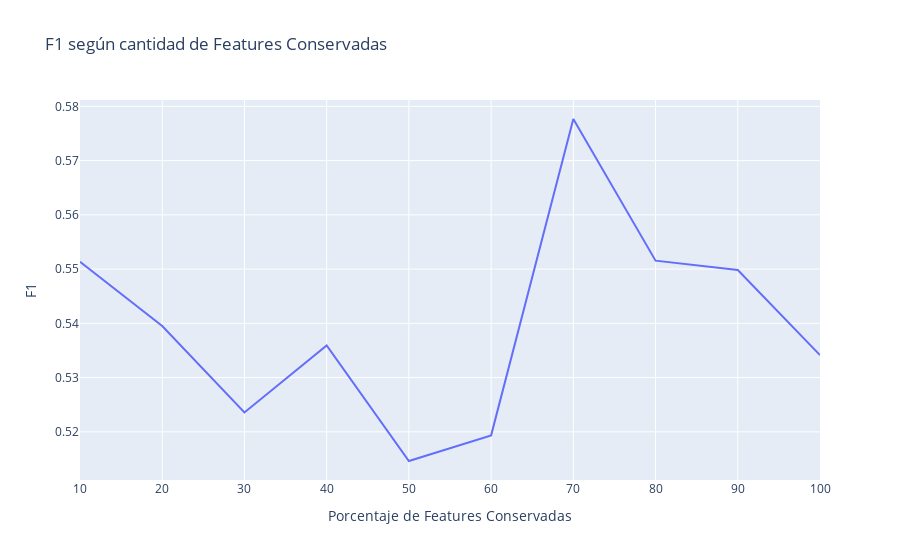

The code cell stored with this chart in its notebook:
### Code cell
f1 = []
for i in range(10, 101, 10):
    selection_pipeline.steps[1][1].percentile = i
    f1.append([i, train_and_evaluate(selection_pipeline, print_=False)])
f1 = np.array(f1)

px.line(
    x=f1[:, 0],
    y=f1[:, 1],
    title="F1 según cantidad de Features Conservadas",
    labels={"x": "Porcentaje de Features Conservadas", "y": "F1"},
)

### Figure 1 — Plotly figure (JSON) as saved in the notebook; plotly's stock layout.template omitted (floating-point values rounded to 4 significant figures)
{"data": [{"hovertemplate": "Porcentaje de Features Conservadas=%{x}<br>F1=%{y}<extra></extra>", "legendgroup": "", "line": {"color": "#636efa", "dash": "solid"}, "marker": {"symbol": "circle"}, "mode": "lines", "name": "", "orientation": "v", "showlegend": false, "type": "scatter", "x": [10, 20, 30, 40, 50, 60, 70, 80, 90, 100], "xaxis": "x", "y": [0.5514, 0.5395, 0.5236, 0.5359, 0.5146, 0.5193, 0.5777, 0.5516, 0.5498, 0.5341], "yaxis": "y"}], "layout": {"legend": {"tracegroupgap": 0}, "title": {"text": "F1 según cantidad de Features Conservadas"}, "xaxis": {"anchor": "y", "domain": [0, 1], "title": {"text": "Porcentaje de Features Conservadas"}}, "yaxis": {"anchor": "x", "domain": [0, 1], "title": {"text": "F1"}}}}
